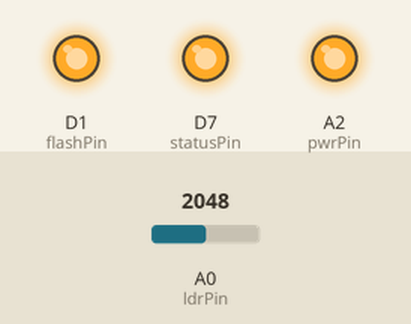
The sketch below on a simulated Particle Photon. Shown: output pins drawn as LEDs (lit = HIGH). The inputs (shaded band) are chosen by the test bench; at power-on: A0 (ldrPin) = 2048.

Above: at 1.2 s.
1.3 s: A0 (ldrPin) set to 994
2.8 s: A0 (ldrPin) set to 912
At 3.9 s:
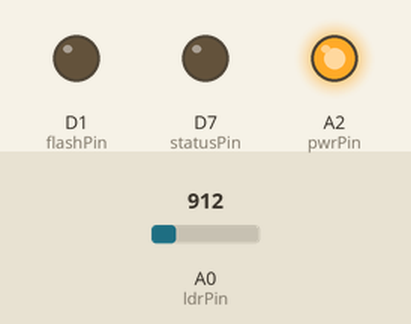
4.3 s: A0 (ldrPin) set to 990
At 4.7 s:
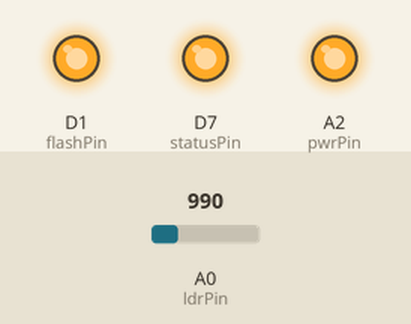
5.8 s: A0 (ldrPin) set to 910
At 7.1 s:
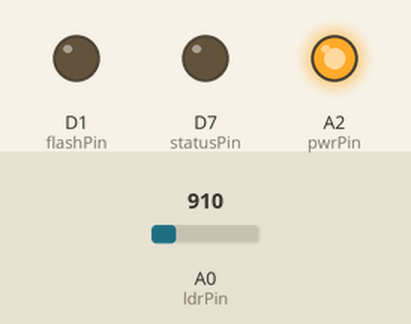
Timing chart, 0 to 8.3 s (numbered marks = the images above; inputs shaded):
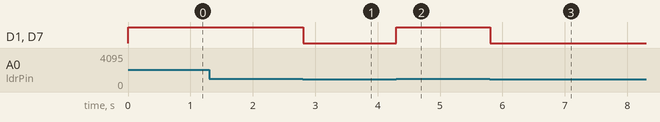

Measured:
- the behaviour switches between 951 and 950 on A0 (ldrPin) (found by bisection; images 0 and 1)
- after the input at 1.3 s, every drawn part: stays the same
- after the input at 2.8 s, D1 (flashPin), D7 (statusPin): HIGH → LOW at once
- after the input at 4.3 s, D1 (flashPin), D7 (statusPin): LOW → HIGH at once
- after the input at 5.8 s, D1 (flashPin), D7 (statusPin): HIGH → LOW at once

The sketch:

photon_flash_trigger.ino
```cpp
const int statusPin = D7; // status LED pin
const int flashPin = D1; // flash pin
const int ldrPin = A0; // select the input pin for the LDR
const int pwrPin = A2; // power pin
int ldrValue = 0; // variable to store the value coming from the LDR
int ldrThreshold = 950;

void setup()
{
    Particle.function("SetThreshold",  setThreshold);

    pinMode(ldrPin,INPUT);
    pinMode(statusPin, OUTPUT);
    pinMode(flashPin, OUTPUT);
    pinMode(pwrPin, OUTPUT);
}

void loop()
{
    digitalWrite(pwrPin, HIGH);
    ldrValue = analogRead(ldrPin); // read the value from the LDR
    if(ldrValue > ldrThreshold)
    {
        digitalWrite(statusPin, HIGH);
        digitalWrite(flashPin, HIGH);
        delay(10);
    } else {
        digitalWrite(statusPin, LOW);
        digitalWrite(flashPin, LOW);
    }
}

int setThreshold(String param)
{
    ldrThreshold = param.toInt();
    return ldrThreshold;
}
```
